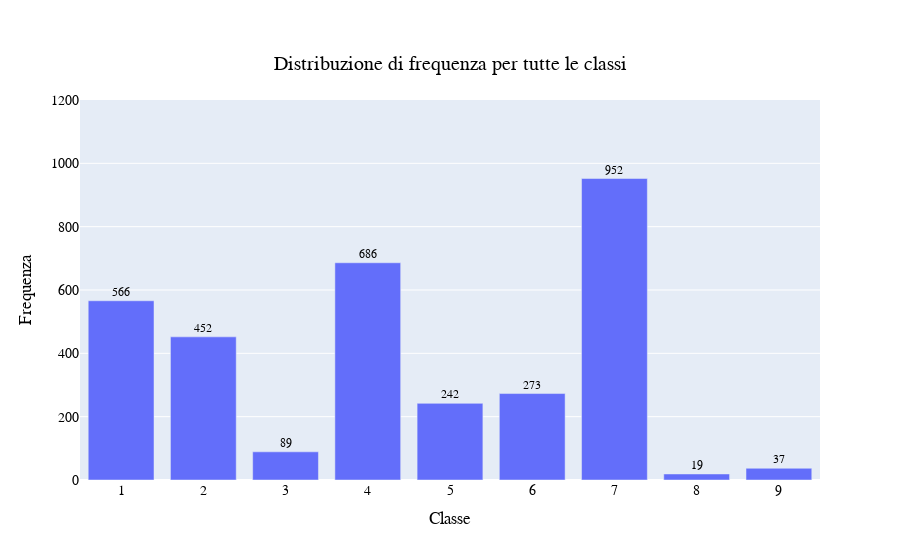

The code cell stored with this chart in its notebook:
### Code cell
# Conta i valori delle classi e li ordina
plot_dist = training_tot['Class'].value_counts().sort_index()

# Crea il grafico a barre con personalizzazioni
fig = px.bar(
    plot_dist,
    title='Distribuzione di frequenza per tutte le classi',  # Titolo del grafico
    text_auto=True,  # Mostra il valore delle barre
    labels={'index': 'Classe', 'value': 'Frequenza'}  # Etichette personalizzate degli assi
)

# Personalizza il layout del grafico
fig.update_layout(
    title={
        'text': 'Distribuzione di frequenza per tutte le classi',
        'y': 0.9,  # Posizione verticale del titolo
        'x': 0.5,  # Posizione orizzontale (centrato)
        'xanchor': 'center',
        'yanchor': 'top'
    },
    xaxis_title='Classe',  # Etichetta asse X
    yaxis_title='Frequenza',  # Etichetta asse Y
    font=dict(
        family="Arial, sans-serif",  # Font del testo
        size=14,  # Dimensione del font
        color="black"  # Colore del testo
    ),
    showlegend=False  # Rimuove la legenda
)

# Imposta il limite massimo dell'asse y a 1200
fig.update_yaxes(range=[0, 1200])

# Aggiungi spaziatura per il testo sulle barre e regola la dimensione del testo
fig.update_traces(
    textfont_size=12,  # Dimensione del testo automatico sulle barre
    textposition='outside'  # Posizionamento del testo sopra le barre
)

# Mostra il grafico
fig.show()

### Figure 1 — Plotly figure (JSON) as saved in the notebook; plotly's stock layout.template omitted (floating-point values rounded to 4 significant figures)
{"data": [{"alignmentgroup": "True", "hovertemplate": "variable=count<br>Class=%{x}<br>Frequenza=%{y}<extra></extra>", "legendgroup": "count", "marker": {"color": "#636efa", "pattern": {"shape": ""}}, "name": "count", "offsetgroup": "count", "orientation": "v", "showlegend": true, "textfont": {"size": 12}, "textposition": "outside", "texttemplate": "%{y}", "type": "bar", "x": [1, 2, 3, 4, 5, 6, 7, 8, 9], "xaxis": "x", "y": [566, 452, 89, 686, 242, 273, 952, 19, 37], "yaxis": "y"}], "layout": {"autosize": true, "barmode": "relative", "font": {"color": "black", "family": "Arial, sans-serif", "size": 14}, "legend": {"title": {"text": "variable"}, "tracegroupgap": 0}, "showlegend": false, "title": {"text": "Distribuzione di frequenza per tutte le classi", "x": 0.5, "xanchor": "center", "y": 0.9, "yanchor": "top"}, "xaxis": {"anchor": "y", "autorange": true, "domain": [0, 1], "range": [0.5, 9.5], "title": {"text": "Classe"}, "type": "linear"}, "yaxis": {"anchor": "x", "domain": [0, 1], "range": [0, 1200], "title": {"text": "Frequenza"}, "type": "linear"}}}
